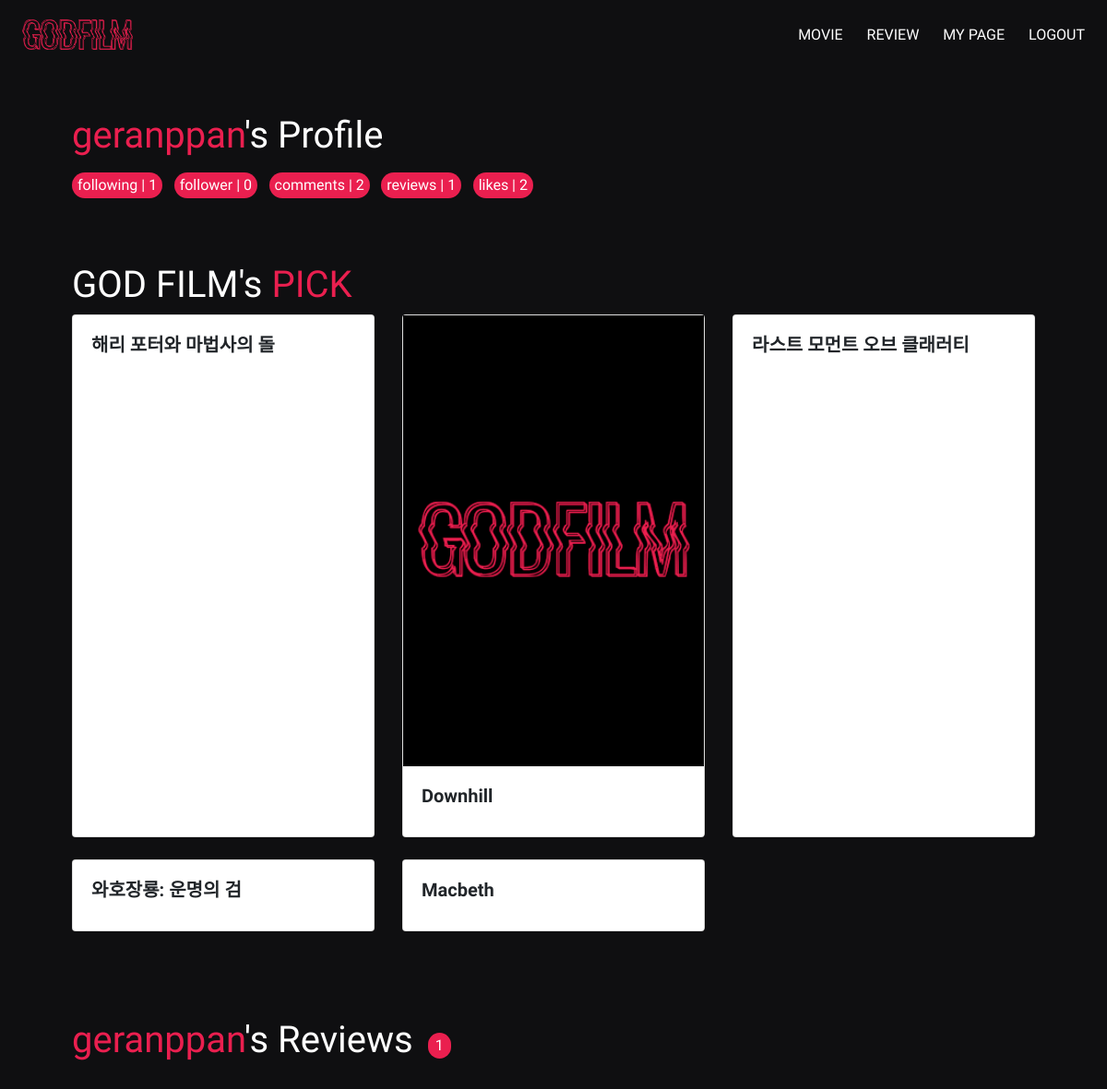
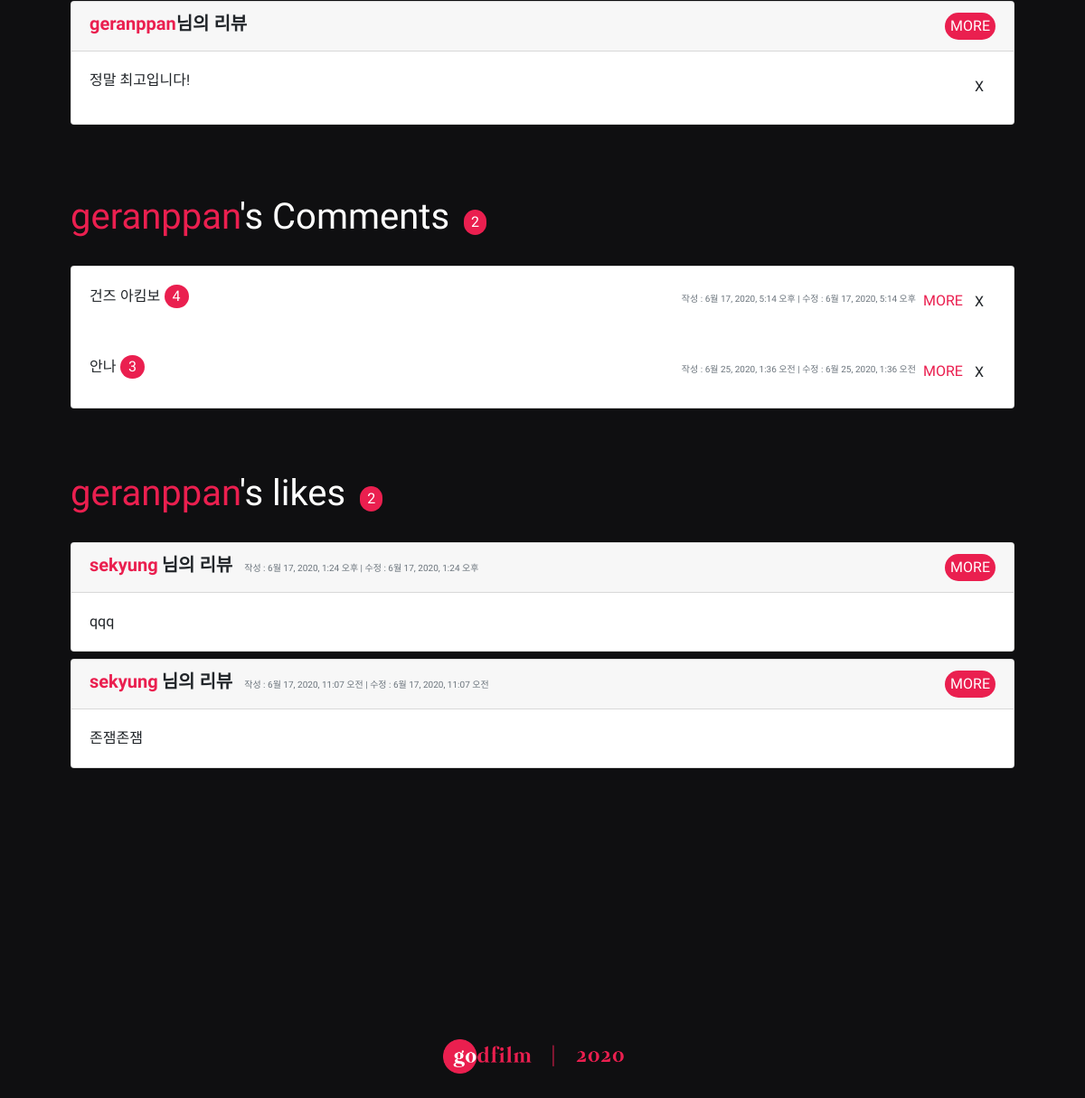
The page /accounts/geranppan/ (signed in) on the database its author committed (2 pictures, top to bottom).
### accounts/models.py (models this page shows)
class User(AbstractUser):
    followers = models.ManyToManyField(
            settings.AUTH_USER_MODEL,
            related_name='followings'
        )

### movies/models.py (models this page shows, shortened)
class MovieComment(models.Model):
    score = models.IntegerField()
    content = models.CharField(max_length=200)
    created_at = models.DateTimeField(auto_now_add=True)
    updated_at = models.DateTimeField(auto_now=True)
    movie = models.ForeignKey(Movie, on_delete=models.CASCADE)
    user = models.ForeignKey(settings.AUTH_USER_MODEL, on_delete=models.CASCADE)

class Review(models.Model):
    title = models.CharField(max_length=100)
    content = models.TextField()
    user = models.ForeignKey(settings.AUTH_USER_MODEL, on_delete=models.CASCADE)
    movie = models.ForeignKey(Movie, on_delete=models.CASCADE)
    created_at = models.DateTimeField(auto_now_add=True)
    updated_at = models.DateTimeField(auto_now=True)
    like_users = models.ManyToManyField(settings.AUTH_USER_MODEL, related_name='like_reviews', blank=True)

class Cast(models.Model):
    character = models.CharField(max_length=100)
    name = models.CharField(max_length=100)
    title = models.CharField(max_length=200)
    poster_path = models.CharField(max_length=200, null=True)
    overview = models.TextField(blank=True)
    gender = models.IntegerField()
    profile_path = models.CharField(max_length=200, null=True)
    imdb_id = models.CharField(max_length=30)

class Movie(models.Model):
    title = models.CharField(max_length=100)
    overview = models.TextField(blank=True)
    poster_path = models.CharField(max_length=200, null=True)
    cast = models.ManyToManyField(Cast, related_name='cast_movie', blank=True)

### accounts/views.py (the view)
# urls.py: path('<username>/', views.profile, name='profile'),
@login_required
def profile(request, username):
    User = get_user_model()
    person = get_object_or_404(User, username=username)
    if person.moviecomment_set.count() != 0: # 사용자의 코멘트 데이터가 있는 경우
        cast_list = person.moviecomment_set.order_by('-score')[0].movie.cast.all()
    else: # 사용자의 코멘트 데이터가 없는 경우
        cast_list = Movie.objects.order_by('-moviecomment')[0].cast.all()
    context = {
        'person': person,
        'cast_list': cast_list,
    }
    return render(request, 'accounts/profile.html', context)

### accounts/templates/accounts/profile.html (shortened to what this page needs)
{% extends 'base.html' %}
{% load bootstrap4 %}
{% load static %}
{% block content %}
<div class="d-flex justify-content-start">
    <h1 style="color: white;"><span style="color: #ea1f4f;">{{ person.username }}</span>'s Profile</h1>
</div>
<div class="follow-info mt-2">
    <span class="mr-2 following-num"> following | {{ person.followings.all|length }}</span>
    <span class="mr-2 follower-num"> follower | {{ person.followers.all|length }}</span>
    <span class="mr-2"> comments | {{ person.moviecomment_set.all|length }}</span>
    <span class="mr-2"> reviews | {{ person.review_set.all|length }}</span>
    <span class="mr-2"> likes | {{ person.like_reviews.all|length }}</span>
</div>
{% if person == user %}
<h1 class="text-white" style="margin-top: 70px;"> GOD FILM's <span style="color: #ea1f4f;">PICK</span></h1>
<div class="row row-cols-1 row-cols-md-3">
    {% for actor in cast_list %}
    <div class="col mb-4 movie-card">
      <div class="card h-100">
        {% if actor.poster_path|length != 0%}
          <img src="https://image.tmdb.org/t/p/w300_and_h450_bestv2/{{ actor.poster_path }}" alt="">
        {% else %}
          <img src="{% static 'image/noprofile.png' %}" alt="">
        {% endif %}
        <div class="card-body">
          <h5 class="card-title" style="font-family: 'Nanum Gothic', sans-serif; font-weight:bold">{{ actor.title }}</h5>
        </div>
      </div>
    </div>
    {% endfor %}
  </div>
{% endif %}
<div class="d-flex justify-content-start">
    <h1 style="color: white; margin: 70px 0 30px 0;"><span style="color: #ea1f4f;">{{ person.username }}</span>'s Reviews</h1>
    <div class="follow-info" style="margin: 70px 0 30px 0;"><span class="ml-3 mt-3 px-2">{{  person.review_set.count }}</span></div>
</div>
{% for review in person.review_set.all %}
  <div class="card mb-2">
    <h5 class="card-header d-flex justify-content-between">
      <span style="font-family: 'Nanum Gothic', sans-serif; font-weight:bold"><a href="{% url 'accounts:profile' review.user %}" class="goprofile">{{ person.username }}</a>님의 리뷰</span>
      <a href="{% url 'movies:review_detail' review.movie.id review.id %}" class="btn review-more">MORE</a>
    </h5>
    <div class="card-body d-flex justify-content-between">
      <p class="card-text">{{ review.title }}</p>
      {% if review.user == request.user %}
      <form action="{% url 'movies:review_delete' review.movie.id review.id %}" method="POST">
        <button class="btn delete-btn">X</button>
      </form>
      {% endif %}
    </div>
  </div>
{% endfor %}
<div class="d-flex justify-content-start">
    <h1 style="color: white;  margin: 70px 0 30px 0;"><span style="color: #ea1f4f;">{{ person.username }}</span>'s Comments</h1>
    <div class="follow-info" style="margin: 70px 0 30px 0;"><span class="ml-3 mt-3 px-2">{{ person.moviecomment_set.count }}</span></div>
</div>
{% if person.moviecomment_set.count != 0%}
<div class="card">
    {% for moviecomment in person.moviecomment_set.all %}
    <div class="card-body d-flex justify-content-between">
      <div>
        <span style="display: inline-block;">{{ moviecomment.movie.title }}</span>
        <span style="display: inline-block;" class="comment-score">{{ moviecomment.score }}</span>
      </div>
        <div class="d-flex justify-content-end">
            <span style="font-family: 'Nanum Gothic', sans-serif; font-size: 10px;" class="text-muted mt-2 mr-2">작성 : {{ moviecomment.created_at }} | 수정 : {{ moviecomment.updated_at }}</span>
            <a class="comment-more" href="{% url 'movies:movie_detail' moviecomment.movie.id %}">MORE</a>
            {% if moviecomment.user == request.user %}
            <form action="{% url 'movies:movie_comment_delete' moviecomment.movie.id moviecomment.id %}" method="POST">
                <button class="btn delete-btn">X</button>
            </form>
            {% endif %}
        </div>
    </div>
    {% endfor %}
</div>
{% endif %}
<div class="d-flex justify-content-start">
  <h1 style="color: white; margin: 70px 0 30px 0;"><span style="color: #ea1f4f;">{{ person.username }}</span>'s likes</h1>
  <div class="follow-info" style="margin: 70px 0 30px 0;"><span class="ml-3 mt-3 px-2">{{  person.like_reviews.all.count }}</span></div>
</div>
{% for review in person.like_reviews.all %}
<div class="card mb-2">
  <h5 class="card-header d-flex justify-content-between">
    <div>
      <span style="font-family: 'Nanum Gothic', sans-serif; font-weight:bold"><a href="{% url 'accounts:profile' review.user %}" class="goprofile mr-1">{{ review.user.username }}</a>님의 리뷰</span>
      <span style="font-family: 'Nanum Gothic', sans-serif; font-size: 10px;" class="text-muted mt-2 ml-2">작성 : {{ review.created_at }} | 수정 : {{ review.updated_at }}</span>
    </div>
    <a href="{% url 'movies:review_detail' review.movie.id review.id %}" class="btn review-more">MORE</a>
  </h5>
  <div class="card-body d-flex justify-content-between">
    <p class="card-text">{{ review.title }}</p>
  </div>
</div>
{% endfor %}
{% endblock %}

### templates/base.html (style rules this page uses)
p { font-family: 'Raleway', sans-serif; }
#back { width: 100%; background-color: #0f0f11; }
h1, h5 { font-family: 'Suez One', serif; }
.goprofile { text-decoration:none; font-family: 'Suez One', serif; color: #ea1f4f; border-radius: 50px; }
.review-more { font-family: 'Suez One', serif; border-radius: 50px; padding:2px 5px; background-color: #ea1f4f; color: white; }
.comment-score { font-family: 'Suez One', serif; border-radius: 50px; padding:1px 9px; background-color: #ea1f4f; color: white; margin-right: 12px; }
.delete-btn { font-family: 'Suez One', serif; }
.follow-info > span { font-family: 'Suez One', serif; color: white; border-radius: 50px; padding:2px 5px; background-color: #ea1f4f; display: inline-block; padding: 2px 6px; }
.comment-more { text-decoration:none; font-family: 'Suez One', serif; color: #ea1f4f; margin-top: 6px; }

### rows shown on the page
User: username "geranppan", followings.all|length "1", followers.all|length "0", moviecomment_set.all|length "2", review_set.all|length "1", like_reviews.all|length "2", review_set.count "1", moviecomment_set.count "2", like_reviews.all.count "2"
Cast: title "해리 포터와 마법사의 돌"
Cast: title "Downhill"
Cast: title "라스트 모먼트 오브 클래러티"
Cast: title "와호장룡: 운명의 검"
Cast: title "Macbeth"
Review: title "정말 최고입니다!", shows "X"
MovieComment: movie "건즈 아킴보", score "4", created_at "6월 17, 2020, 5:14 오후", updated_at "6월 17, 2020, 5:14 오후", shows "X"
MovieComment: movie "안나", score "3", created_at "6월 25, 2020, 1:36 오전", updated_at "6월 25, 2020, 1:36 오전", shows "X"
Review: user.username "sekyung", created_at "6월 17, 2020, 1:24 오후", updated_at "6월 17, 2020, 1:24 오후", title "qqq"
Review: user.username "sekyung", created_at "6월 17, 2020, 11:07 오전", updated_at "6월 17, 2020, 11:07 오전", title "존잼존잼"
